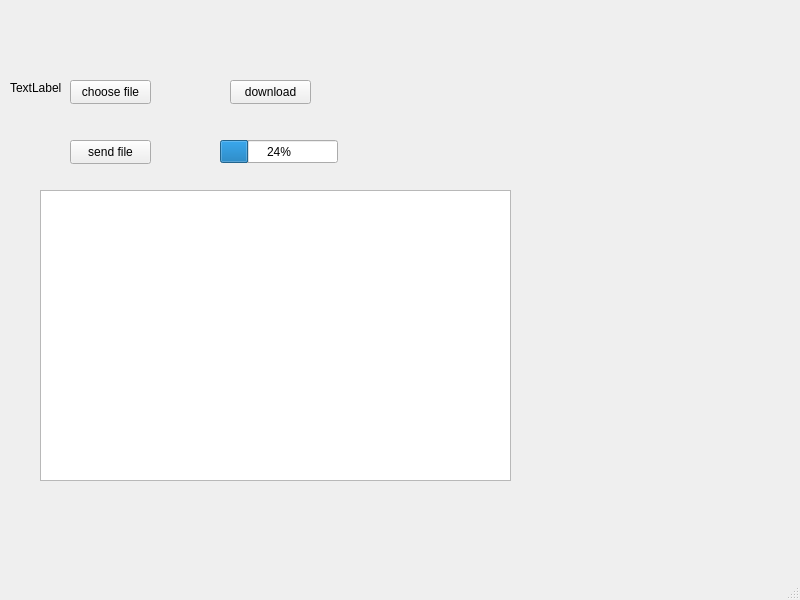
<?xml version="1.0" encoding="UTF-8"?>
<ui version="4.0">
 <class>MainWindow</class>
 <widget class="QMainWindow" name="MainWindow">
  <property name="geometry">
   <rect>
    <x>0</x>
    <y>0</y>
    <width>800</width>
    <height>600</height>
   </rect>
  </property>
  <property name="windowTitle">
   <string>MainWindow</string>
  </property>
  <widget class="QWidget" name="centralwidget">
   <widget class="QPushButton" name="btnSelect">
    <property name="geometry">
     <rect>
      <x>70</x>
      <y>80</y>
      <width>81</width>
      <height>24</height>
     </rect>
    </property>
    <property name="text">
     <string>choose file</string>
    </property>
   </widget>
   <widget class="QPushButton" name="btnSend">
    <property name="geometry">
     <rect>
      <x>70</x>
      <y>140</y>
      <width>81</width>
      <height>24</height>
     </rect>
    </property>
    <property name="text">
     <string>send file</string>
    </property>
   </widget>
   <widget class="QLabel" name="label">
    <property name="geometry">
     <rect>
      <x>10</x>
      <y>80</y>
      <width>54</width>
      <height>16</height>
     </rect>
    </property>
    <property name="text">
     <string>TextLabel</string>
    </property>
   </widget>
   <widget class="QTextEdit" name="textEdit">
    <property name="geometry">
     <rect>
      <x>40</x>
      <y>190</y>
      <width>471</width>
      <height>291</height>
     </rect>
    </property>
   </widget>
   <widget class="QPushButton" name="btnDownload">
    <property name="geometry">
     <rect>
      <x>230</x>
      <y>80</y>
      <width>81</width>
      <height>24</height>
     </rect>
    </property>
    <property name="text">
     <string>download</string>
    </property>
   </widget>
   <widget class="QProgressBar" name="progressBar">
    <property name="geometry">
     <rect>
      <x>220</x>
      <y>140</y>
      <width>118</width>
      <height>23</height>
     </rect>
    </property>
    <property name="value">
     <number>24</number>
    </property>
   </widget>
  </widget>
  <widget class="QMenuBar" name="menubar">
   <property name="geometry">
    <rect>
     <x>0</x>
     <y>0</y>
     <width>800</width>
     <height>22</height>
    </rect>
   </property>
  </widget>
  <widget class="QStatusBar" name="statusbar"/>
 </widget>
 <resources/>
 <connections/>
</ui>
